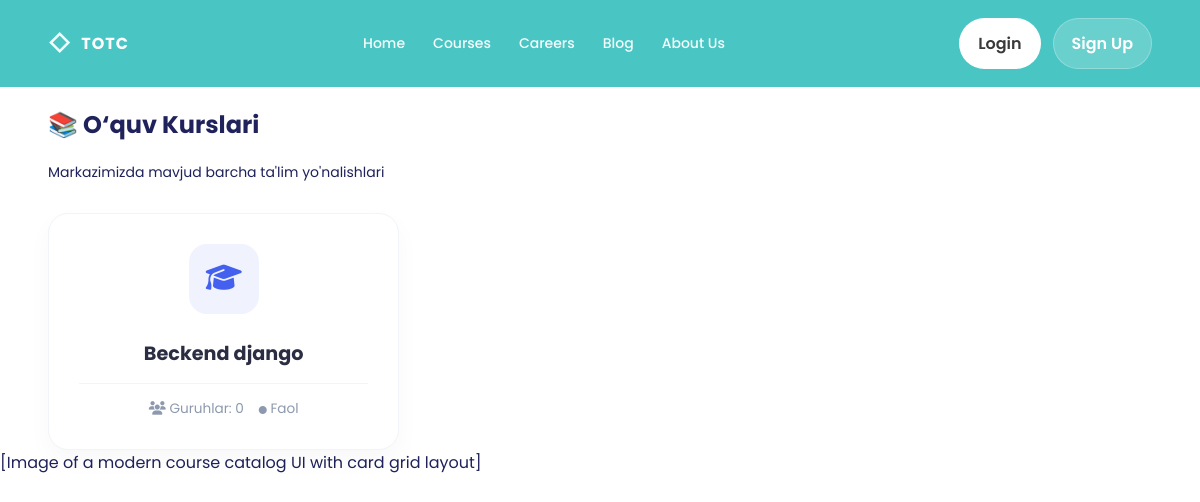
/courses/ (signed in), run on an earlier commit of the app's database.
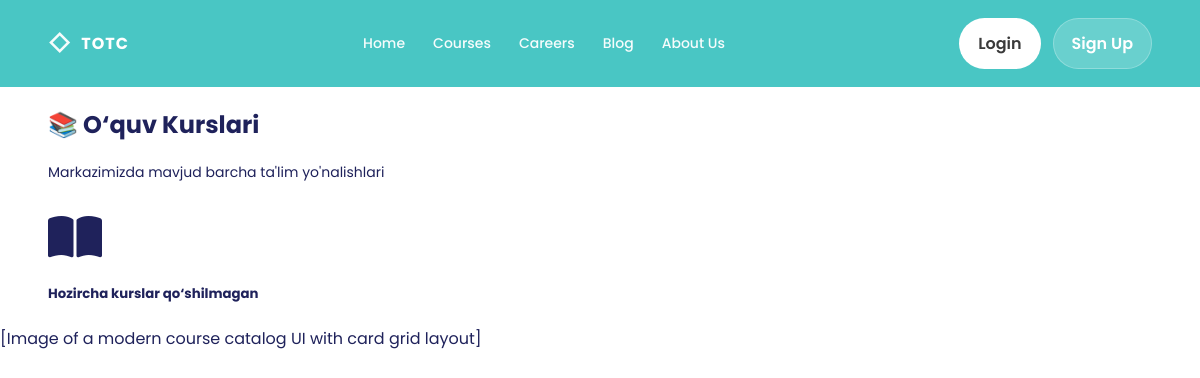
And on a later commit of the database.
### courses/models.py (models this page shows, shortened)
class Course(models.Model):
    name = models.CharField(max_length=100)
    created_at = models.DateTimeField(auto_now_add=True)
    updated_at = models.DateTimeField(auto_now=True)
    class Meta:
        ordering = ('name',)
        verbose_name = 'Course'
        verbose_name_plural = 'Courses'

### courses/views.py (the view)
# urls.py: path('', CourseListView.as_view(), name='course_list'),
class CourseListView(LoginRequiredMixin, View):
    def get(self, request):
        courses = Course.objects.all()
        return render(
            request,
            'courses/course_list.html',
            {'courses': courses}
        )

### templates/courses/course_list.html (shortened to what this page needs)
{% extends "base.html" %}
{% block content %}
    <link rel="stylesheet" href="https://cdnjs.cloudflare.com/ajax/libs/font-awesome/6.4.0/css/all.min.css">
    <div class="container py-4">
        <div class="row align-items-center mb-4">
            <div class="col-md-6">
                <h2 class="fw-bold mb-1">📚 O‘quv Kurslari</h2>
                <p class="text-muted small">Markazimizda mavjud barcha ta'lim yo'nalishlari</p>
            </div>
        </div>
        <div class="courses-grid">
            {% for course in courses %}
                <div class="course-item-card">
                    <div class="course-icon-bg">
                        <i class="fas fa-graduation-cap"></i>
                    </div>
                    <h4 class="course-title">{{ course.name }}</h4>
                    <div class="course-meta">
                        <span><i class="fas fa-users me-1"></i> Guruhlar: {{ course.groups.count|default:"0" }}</span>
                        <span><i class="fas fa-circle text-success me-1" style="font-size: 8px;"></i> Faol</span>
                    </div>
                </div>
            {% empty %}
                <div class="col-12 text-center py-5">
                    <div class="bg-white p-5 rounded-4 shadow-sm border">
                        <i class="fas fa-book-open fa-3x text-muted mb-3 opacity-50"></i>
                        <h5 class="text-muted">Hozircha kurslar qo‘shilmagan</h5>
                    </div>
                </div>
            {% endfor %}
        </div>
    </div>
    [Image of a modern course catalog UI with card grid layout]
{% endblock %}

What changed in the data, as far as the page shows it:
removed Course: name "Beckend django", groups.count "0"
Also different on the page:
text now shown: "Hozircha kurslar qo‘shilmagan"
